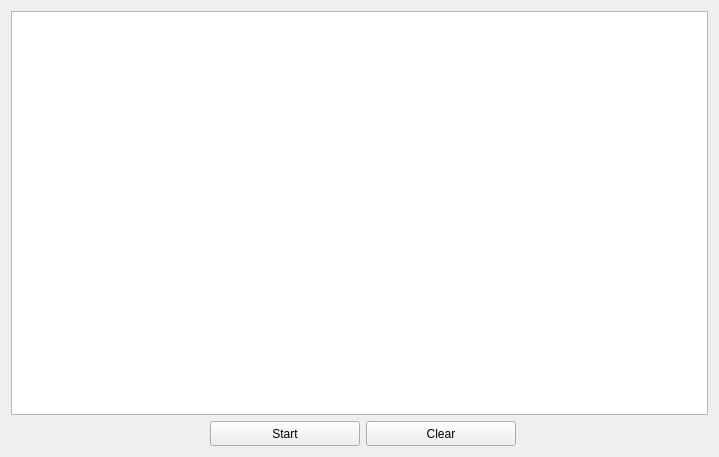
<?xml version="1.0" encoding="UTF-8"?>
<ui version="4.0">
 <class>packets</class>
 <widget class="QWidget" name="packets">
  <property name="geometry">
   <rect>
    <x>0</x>
    <y>0</y>
    <width>719</width>
    <height>457</height>
   </rect>
  </property>
  <property name="windowTitle">
   <string>Form</string>
  </property>
  <layout class="QGridLayout" name="gridLayout">
   <item row="0" column="0">
    <widget class="QWidget" name="widget" native="true">
     <property name="enabled">
      <bool>true</bool>
     </property>
     <layout class="QGridLayout" name="gridLayout_3">
      <property name="leftMargin">
       <number>0</number>
      </property>
      <property name="topMargin">
       <number>0</number>
      </property>
      <property name="rightMargin">
       <number>0</number>
      </property>
      <property name="bottomMargin">
       <number>0</number>
      </property>
      <item row="0" column="0" colspan="5">
       <widget class="QListWidget" name="packetList"/>
      </item>
      <item row="1" column="2" alignment="Qt::AlignHCenter">
       <widget class="QPushButton" name="startStop">
        <property name="minimumSize">
         <size>
          <width>150</width>
          <height>25</height>
         </size>
        </property>
        <property name="maximumSize">
         <size>
          <width>150</width>
          <height>25</height>
         </size>
        </property>
        <property name="text">
         <string>Start</string>
        </property>
       </widget>
      </item>
      <item row="1" column="3">
       <widget class="QPushButton" name="clear">
        <property name="minimumSize">
         <size>
          <width>150</width>
          <height>25</height>
         </size>
        </property>
        <property name="maximumSize">
         <size>
          <width>150</width>
          <height>25</height>
         </size>
        </property>
        <property name="text">
         <string>Clear</string>
        </property>
       </widget>
      </item>
      <item row="1" column="0">
       <spacer name="horizontalSpacer_3">
        <property name="orientation">
         <enum>Qt::Horizontal</enum>
        </property>
        <property name="sizeHint" stdset="0">
         <size>
          <width>40</width>
          <height>20</height>
         </size>
        </property>
       </spacer>
      </item>
      <item row="1" column="4">
       <spacer name="horizontalSpacer_4">
        <property name="orientation">
         <enum>Qt::Horizontal</enum>
        </property>
        <property name="sizeHint" stdset="0">
         <size>
          <width>40</width>
          <height>20</height>
         </size>
        </property>
       </spacer>
      </item>
     </layout>
    </widget>
   </item>
  </layout>
 </widget>
 <resources/>
 <connections/>
</ui>
